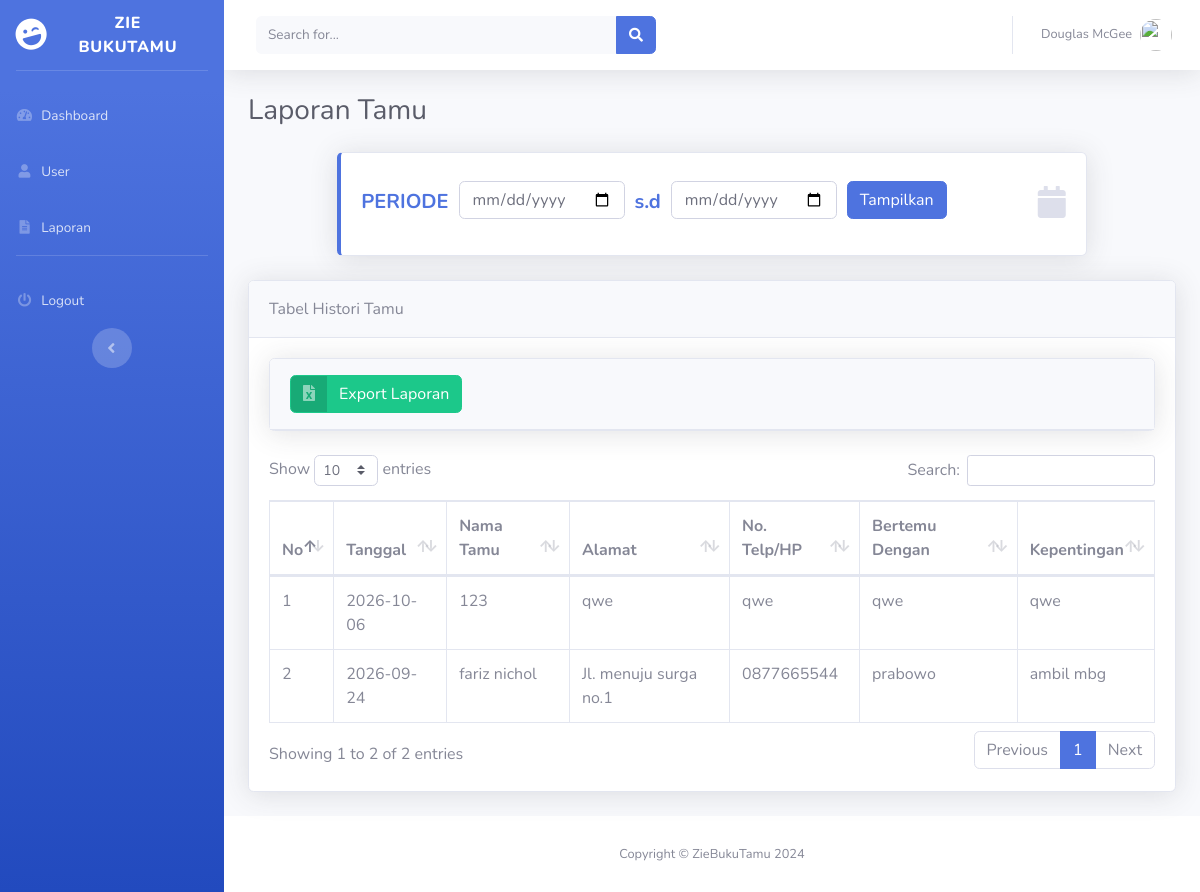
The page /laporan.php (signed in) on the database its author committed.
### tables this page shows
CREATE TABLE `buku_tamu` (
  `id_tamu` varchar(5) NOT NULL,
  `tanggal` date NOT NULL,
  `nama_tamu` varchar(255) NOT NULL,
  `alamat` varchar(255) NOT NULL,
  `no_hp` varchar(13) NOT NULL,
  `bertemu` varchar(255) NOT NULL,
  `kepentingan` varchar(255) NOT NULL,
  `gambar` varchar(255) NOT NULL
);

### laporan.php (the view)
<?php
include_once('templates/header.php');
include_once('koneksi.php');
if (isset($_POST['tampilkan'])) {
    $p_awal = $_POST['p_awal'];
    $p_akhir = $_POST['p_akhir'];
    $buku_tamu = mysqli_query($koneksi, "SELECT * FROM buku_tamu WHERE tanggal BETWEEN '$p_awal' AND '$p_akhir'");
} else {
    $buku_tamu = mysqli_query($koneksi, "SELECT * FROM buku_tamu ORDER BY tanggal DESC");
}
?>
<div class="container-fluid">
    <h1 class="h3 mb-4 text-gray-800">Laporan Tamu</h1>
    <div class="row mx-auto d-flex justify-content-center">
        <div class="col-xl-10 col-md-6 mb-4">
            <div class="card border-left-primary shadow h-100 py-2">
                <div class="card-body">
                    <div class="row no-gutters align-items-center">
                        <div class="col mr-2">
                            <div class="h5 mb-0 font-weight-bold text-gray-800">
                                <form method="post" action="">
                                    <div class="form-row align-items-center">
                                        <div class="col-auto">
                                            <div class="font-weight-bold text-primary text-uppercase mb-1">Periode</div>
                                        </div>
                                        <div class="col-auto">
                                            <input type="date" class="form-control mb-2" id="p_awal" name="p_awal" required>
                                        </div>
                                        <div class="col-auto">
                                            <div class="font-weight-bold text-primary mb-1">s.d</div>
                                        </div>
                                        <div class="col-auto">
                                            <input type="date" class="form-control mb-2" id="p_akhir" name="p_akhir" required>
                                        </div>
                                        <div class="col-auto">
                                            <button type="submit" name="tampilkan" class="btn btn-primary mb-2">Tampilkan</button>
                                        </div>
                                    </div>
                                </form>
                            </div>
                        </div>
                        <div class="col-auto">
                            <i class="fas fa-calendar fa-2x text-gray-300"></i>
                        </div>
                    </div>
                </div>
            </div>
        </div>
    </div>
    <div class="card shadow mb-4">
        <div class="card-header py-3">
            <span class="text">Tabel Histori Tamu</span>
        </div>
        <div class="card-body">
            <div class="card shadow mb-4">
                <div class="card-header py-3">
                    <a href="<?= isset($_POST['tampilkan']) ? $link : 'export-laporan.php'; ?>" target="_blank" class="btn btn-success btn-icon-split">
                        <span class="icon text-white-50"><i class="fas fa-file-excel"></i></span>
                        <span class="text">Export Laporan</span>
                    </a>
                </div>
            </div>
            <div class="table-responsive">
                <table class="table table-bordered" id="dataTable" width="100%" cellspacing="0">
                    <thead>
                        <tr>
                            <th>No</th>
                            <th>Tanggal</th>
                            <th>Nama Tamu</th>
                            <th>Alamat</th>
                            <th>No. Telp/HP</th>
                            <th>Bertemu Dengan</th>
                            <th>Kepentingan</th>
                        </tr>
                    </thead>
                    <?php
                    $no = 1;
                    foreach ($buku_tamu as $tamu) : ?>
                        <tr>
                            <td><?= $no++; ?></td>
                            <td><?= $tamu['tanggal'] ?></td>
                            <td><?= $tamu['nama_tamu'] ?></td>
                            <td><?= $tamu['alamat'] ?></td>
                            <td><?= $tamu['no_hp'] ?></td>
                            <td><?= $tamu['bertemu'] ?></td>
                            <td><?= $tamu['kepentingan'] ?></td>
                        </tr>
                    <?php endforeach; ?>
                </table>
            </div>
        </div>
    </div>
</div>
<?php
include_once('templates/footer.php');
?>

### rows shown on the page
buku_tamu: tanggal "2026-10-06", nama_tamu "123", alamat "qwe", no_hp "qwe", bertemu "qwe", kepentingan "qwe"
buku_tamu: tanggal "2026-09-24", nama_tamu "fariz nichol", alamat "Jl. menuju surga no.1", no_hp "0877665544", bertemu "prabowo", kepentingan "ambil mbg"
